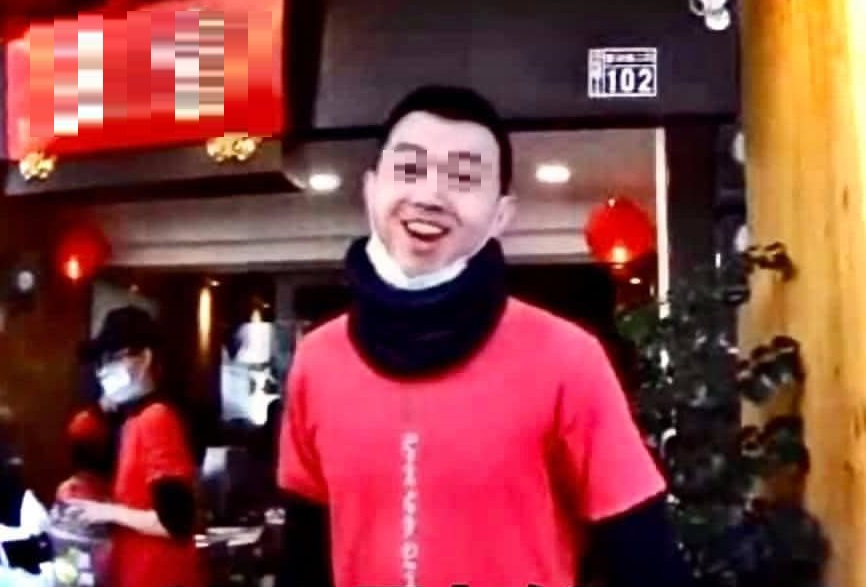
#> input picture test.png, 866 x 587 px
$ python testroi.py
#> lines starting #> are read from the running program, lines starting #| are printed output that depends on the picture; after the words box and inside, x2 and y2 are one past the last pixel; in counts of white or black regions, pixels touching at a corner belong together
import cv2
import numpy as np
from matplotlib import pyplot as plt

img = cv2.imread('test.png',1)
#> img is the input picture: shape (587, 866, 3); mean B, G, R 64.2, 64.9, 131.2

roi=img[77:122,640:788]
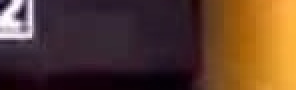
#> roi: shape (45, 148, 3) (shown 2 times larger); mean B, G, R 44.9, 61.2, 91.9
img[149:194,460:608]=roi
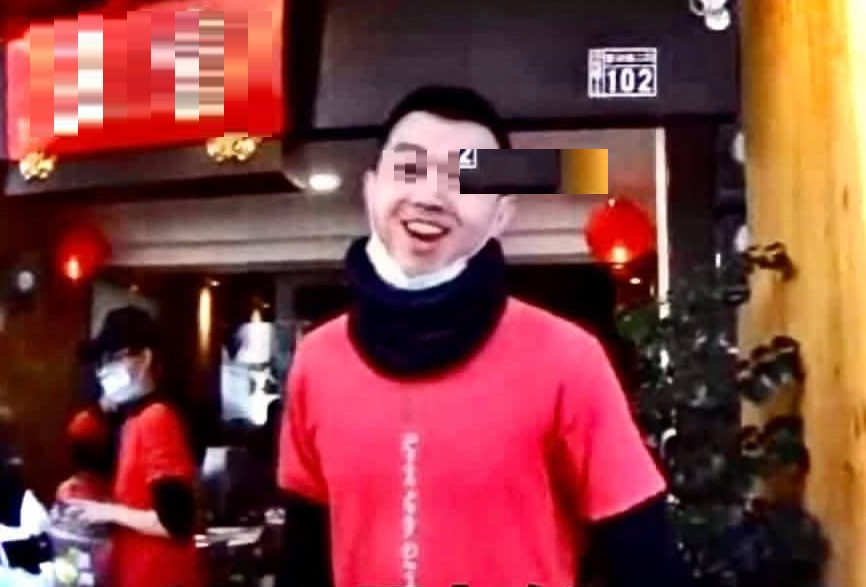
#> img: shape (587, 866, 3); 1.31% of pixels changed, all inside (x1, y1, x2, y2) = (460, 149, 608, 194)
# # roi=img[200:400, 200:400]
# # img[100:300,100:300]=roi

img1 = cv2.cvtColor(img,cv2.COLOR_BGR2RGB)
plt.imshow(img1)
plt.xticks([]), plt.yticks([])
plt.show()
